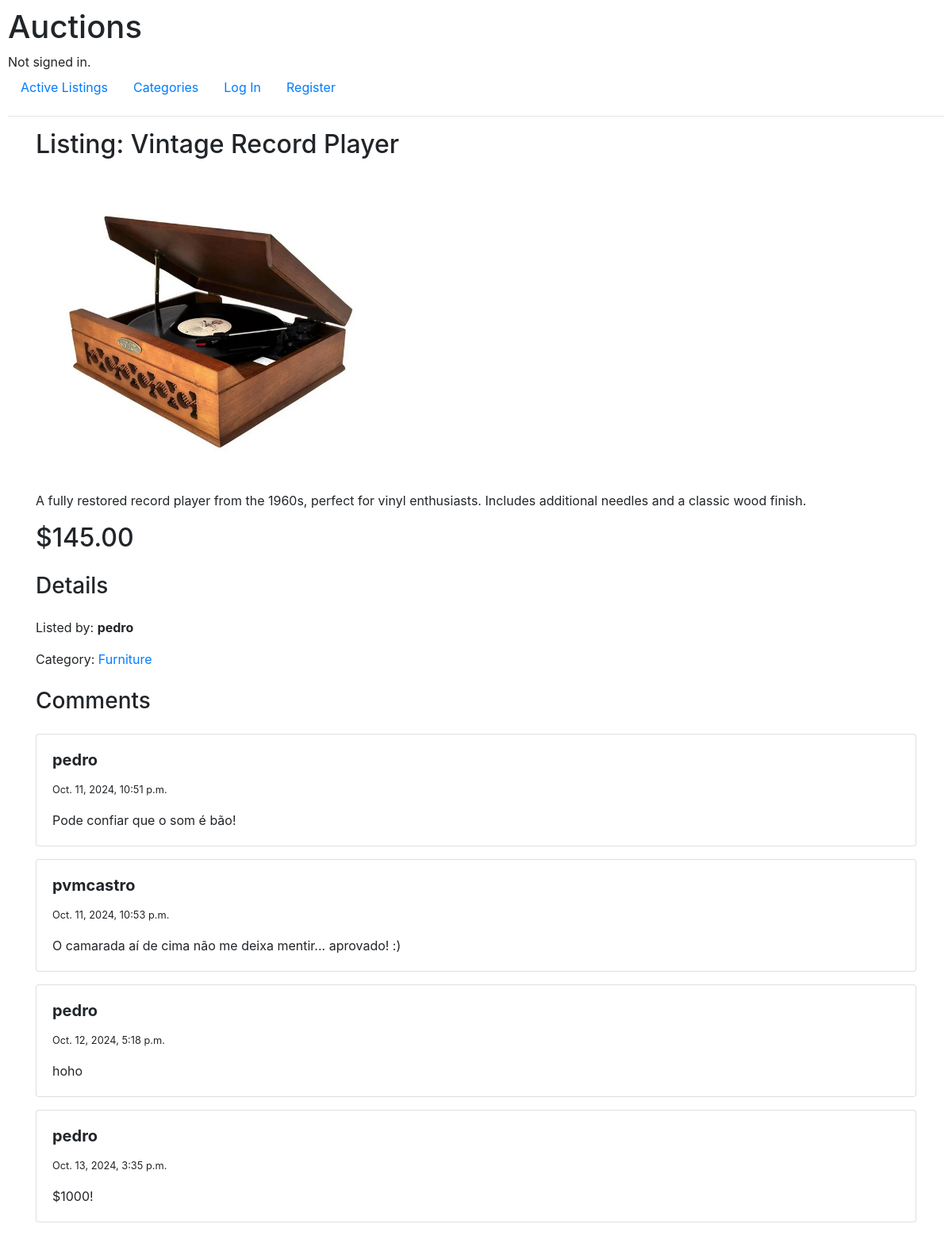
/listing/1, run on the app's committed database.
### auctions/models.py (models this page shows, shortened)
class AuctionListing(models.Model):
    name = models.CharField(max_length=100)
    description = models.TextField()
    current_bid = models.DecimalField(max_digits=10, decimal_places=2)
    photo = models.ImageField(upload_to='listings/', null=True, blank=True)
    datetime_submitted = models.DateTimeField(auto_now_add=True)
    category = models.ForeignKey(Category, on_delete=models.CASCADE)
    listed_by = models.ForeignKey(User, on_delete=models.CASCADE, related_name="listings")
    is_active = models.BooleanField(default=True)
    winning_user = models.ForeignKey(User, null=True, blank=True, on_delete=models.SET_NULL, related_name="winning_listings")
    def __str__(self):
        return self.name

class User(AbstractUser):
    pass

class Category(models.Model):
    name = models.CharField(max_length=100)
    photo = models.ImageField(upload_to='categories/', null=True, blank=True)
    def __str__(self):
        return self.name

class Comment(models.Model):
    user = models.ForeignKey(User, on_delete=models.CASCADE)
    listing = models.ForeignKey(AuctionListing, on_delete=models.CASCADE)
    content = models.TextField()
    datetime_submitted = models.DateTimeField(auto_now_add=True)

### auctions/views.py (the view)
# urls.py: path("listing/<int:listing_id>", views.listing_details, name="listing_details"),
def listing_details(request, listing_id):
    listing = get_object_or_404(AuctionListing, id=listing_id)
    if request.user.is_authenticated:
        in_watchlist = Watchlist.objects.filter(user=request.user, listing=listing).exists()
        bid_form = forms.CreateBidForm()
        comment_form = forms.CreateCommentForm()
    else:
        in_watchlist = False
        bid_form = None
        comment_form = None
    bids = Bid.objects.filter(listing=listing)
    highest_bid = bids.aggregate(Max('value'))['value__max']
    current_highest_bid = None
    if highest_bid:
        current_highest_bid = bids.get(value=highest_bid)
    comments = Comment.objects.filter(listing=listing)
    return render(request, 'auctions/listing_details.html', {
        'listing': listing,
        'in_watchlist': in_watchlist,
        'comments': comments,
        'bids': bids,
        'current_highest_bid': current_highest_bid,
        'comment_form': comment_form,
        'bid_form': bid_form
    })

### auctions/templates/auctions/listing_details.html (shortened to what this page needs)
{% extends "auctions/layout.html" %}
{% block body %}
    <h2>Listing: {{ listing }}</h2>
    <div>
        <img src="{{ listing.photo.url }}" alt="{{ listing }}" width="auto" height="400px" class="listing-img">
        <p>{{ listing.description }}</p>
        <h2>${{ listing.current_bid }}</h2>
    </div>
    <div class="mt-4">
        <h3 class="mb-4">Details</h3>
        <p>Listed by: <strong>{{ listing.listed_by }}</strong></p>
        <p>Category: <a href="{% url 'category_matches' listing.category.id %}">{{ listing.category }}</a></p>
    </div>
    <div class="mt-4">
        <h3 class="mb-4">Comments</h3>
        {% if comments %}
            {% for comment in comments %}
                <div class="card mb-3">
                    <div class="card-body">
                        <h5 class="card-title"><strong>{{ comment.user.username }}</strong></h5>
                        <p><small>{{ comment.datetime_submitted }}</small></p>
                        <p class="card-text">{{ comment.content }}</p>
                    </div>
                </div>
            {% endfor %}
        {% else %}
            <div class="alert alert-secondary" role="alert">
                <h6>No comments.</h6>
            </div>
        {% endif %}
    </div>
{% endblock body %}

### auctions/static/auctions/styles.css (style rules this page uses)
body { padding: 10px; }
.listing-img { margin-top: 10px !important; }

### data on the page
AuctionListing: name "Vintage Record Player", photo (picture), description "A fully restored record player from the 1960s, perfect for vinyl enthusiasts. Includes additional needles and a classic wood finish.", current_bid "145.00", listed_by "pedro", category "Furniture"
Comment: user.username "pedro", datetime_submitted "Oct. 11, 2024, 10:51 p.m.", content "Pode confiar que o som é bão!"
Comment: user.username "pvmcastro", datetime_submitted "Oct. 11, 2024, 10:53 p.m.", content "O camarada aí de cima não me deixa mentir... aprovado! :)"
Comment: user.username "pedro", datetime_submitted "Oct. 12, 2024, 5:18 p.m.", content "hoho"
Comment: user.username "pedro", datetime_submitted "Oct. 13, 2024, 3:35 p.m.", content "$1000!"
